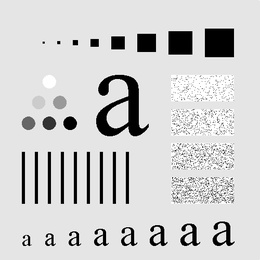
%> input picture pset8/Fig2.3.jpg, 260 x 260 px, shrunk from 500 x 500 before the run
$ octave p3.m   (GNU Octave 9; MATLAB toolbox functions it lacks are replaced by stand-ins)
%> lines starting %> are read from the running program, lines starting %| are printed output that depends on the picture
### pset8/haar_dwt2D.m


function [LL, LH, HL, HH, img]=haar_dwt2D(j,img)
    [m, n]=size(img);
%     cnt = 0;
    for i=1:m       %每一行进行分解
        x=ddwt(j,img(i,:));
%         cnt = cnt + 1
        img(i,:)=x;
    end

    for t=1:n       %每一列进行分解
       x=ddwt(j,img(:,t).');
%        cnt = cnt + 1
       img(:,t)=x;
    end
    % [5 lines of commented-out code are left out]
    LL=img(1:m/2,1:n/2);          %行列都是低频
    LH=img(1:m/2,n/2+1:n);        %行低频列高频
    HL=img(m/2+1:m,1:n/2);        %行高频列低频
    HH=img(m/2+1:m,n/2+1:n);      %行列都是高频
end

### pset8/ddwt.m
function new = ddwt(order, x)

% 每次修改这里的原始数据, 个数最好是2^n
% x = [9 7 3 5];
%  x = [2 5 8 9 7 4 -1 1];
% x = [2 5 8 9 7 4 -1 1 2 1 8 3 8 0 3 1];
x = double(x);
order_max = log(length(x))/log(2);
% fprintf('当前数据最多分解%d阶\n',order_max);
% order = double(input('自定义分解阶数( order<order_max ):'));

% matlab默认的haar小波基函数:
low = [1/sqrt(2) 1/sqrt(2)];
high = [1/sqrt(2) -1/sqrt(2)];

new = zeros(1,length(x));  % 最后结果 —— 均值 + 差值
ave = zeros(1,length(x)/2);   % 均值(低频)记录
dec = zeros(1,length(x)/2);   % 差值(高频)记录

% 小波循环分解部分: 其实就是低通和高通2种情况的卷积计算
m = 1;
xtmp = x;
for norder = 1:order
    for n = 1:2:length(xtmp)
        ave(m) = sum(xtmp(n:n+1).*low);
        dec(m) = sum(xtmp(n:n+1).*high);
        m = m + 1;
    end
    % 下面2句的赋值过程, 总体是从后往前赋值的~
    % 进入过的高频就不会动了; 进入的低频再下次就会被自己分解出的高频和低频取代——总体从后往前√
    new( length(xtmp)/2+1:length(xtmp) ) = dec( 1:2^(order_max-norder) ); % 记录每次更新的高频内容;
    new( 1:length(xtmp)/2 ) = ave( 1:2^(order_max-norder) );              % 记录每次更新的低频内容；
    xtmp = ave( 1:2^(order_max-norder) );
    m = 1;
end

% fprintf('手写%d级分解结果为:\n',order);
% new
%
% fprintf('matlab自带%d级分解结果为:\n',order);
% wavedec(x,order,'haar')

### pset8/ihaar_dwt2D.m
function y=ihaar_dwt2D(dim,x)
% 函数 MYWAVEREC2() 对输入的分解系数矩阵x进行 dim 层重构，得到重构矩阵 y
% 输入参数：x ——分解系数矩阵；
%           dim ——重构层数；
% 输出参数：y ——重构矩阵。
% 绘制分解图像
xd=uint8(x);            % 将输入矩阵的数据格式转换为适合显示图像的uint8格式
[m,n]=size(x);          % 求出输入矩阵的行列数
for i=1:dim             % 对转换矩阵xd进行分界线处理
    m=m-mod(m,2);
    n=n-mod(n,2);
    xd(m/2,1:n)=255;
    xd(1:m,n/2)=255;
    m=m/2;n=n/2;
end
% figure;
% subplot(121);imshow(xd);title([ num2str(dim) ' 层小波分解图像']); % 画出带有分界线的分解图像

% 重构图像
xr=double(x);           % 将输入矩阵的数据格式转换回适合数值处理的double格式
[row,col]=size(xr);     % 求出转换矩阵xr的行列数
for i=dim:-1:1          % 重构次序是从内层往外层进行，所以先抽取矩阵 xr 的最内层分解矩阵进行重构
    tmp=xr(1:floor(row/2^(i-1)),1:floor(col/2^(i-1)));       % 重构的内层矩阵的行列数均为矩阵xr的2^(i-1)

    [rt1,ct1]=size(tmp);                         % 读取待重构矩阵 tmp 的行列数
    rt=rt1-mod(rt1,2);ct=ct1-mod(ct1,2);
    rLL=tmp(1:rt/2,1:ct/2);                    % 将待重构矩阵 tmp 分解为四个部分
    rHL=tmp(1:rt/2,ct/2+1:ct);
    rLH=tmp(rt/2+1:rt,1:ct/2);
    rHH=tmp(rt/2+1:rt,ct/2+1:ct);
    tmp(1:rt,1:ct)=idwt2_one(rLL,rHL,rLH,rHH);              % 将重构结果返回到矩阵 tmp

    xr(1:rt1,1:ct1)=tmp;       % 把矩阵 tmp 的数据返回到矩阵 xr 的相应区域，准备下一个外层的重构
end
% y=xr;                    % 重构结束后得到的矩阵xr即为输出矩阵 y
y=uint8(xr);            % 将矩阵xr的数据格式转换为适合显示图像的uint8格式
% subplot(122);imshow(yu);title('小波重构图像');

### pset8/idwt2_one.m
function y=idwt2_one(LL,HL,LH,HH)
% 函数 MYIDWT2() 对输入的子矩阵序列进行逆小波变换，重构出矩阵 y
% 输入参数：LL,HL,LH,HH —— 是四个大小均为 r*c 维的矩阵
% 输出参数：y —— 是一个大小为 2r*2c 维的矩阵

lpr=[1 1];hpr=[1 -1];           % 默认的低通、高通滤波器
tmp_mat=[LL,HL;LH,HH];          % 将输入的四个矩阵组合为一个矩阵
[row,col]=size(tmp_mat);        % 求出组合矩阵的行列数

for k=1:col                     % 首先对组合矩阵tmp_mat的每一列，分开成上下两半
    ca1=tmp_mat(1:row/2,k);     % 分开的两部分分别作为平均系数序列ca1、细节系数序列cd1
    cd1=tmp_mat(row/2+1:row,k);
    tmp1=idwt(ca1,cd1,lpr,hpr);   % 重构序列
    yt(:,k)=tmp1;                % 将重构序列存入待输出矩阵 yt 的相应列，此时 y=[L|H]
end

for j=1:row                     % 将输出矩阵 y 的每一行，分开成左右两半
    ca2=yt(j,1:col/2);           % 分开的两部分分别作为平均系数序列ca2、细节系数序列cd2
    cd2=yt(j,col/2+1:col);
    tmp2=idwt(ca2,cd2,lpr,hpr);   % 重构序列
    yt(j,:)=tmp2;                % 将重构序列存入待输出矩阵 yt 的相应行，得到最终的输出矩阵 y=yt
end
y=yt;

### pset8/p3.m
img = imread('Fig2.3.jpg');
%> img is the input picture: size 260x260 uint8; min 0, max 255, mean 207.3
img_p = padarray(img, [6, 6]);
% subplot(2, 2, 4);imshow(img_p, []);title('origin');
j = 1; %scale
[LL, LH, HL, HH, ~]= haar_dwt2D(j,img_p);
%> after the loop in haar_dwt2D, `for i=1:m`:
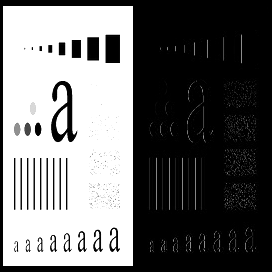
%> img: size 272x272 uint8; min 0, max 255, mean 108.4
[m, n] = size(HH);
%> m = 136; n = 136
LLp = zeros(m, n);
LHp = zeros(m, n);
HLp = zeros(m, n);
HHp = zeros(m, n);
img_a = [LLp, LH; HL, HH];
img_ai = ihaar_dwt2D(j, img_a);
%> after the loop in ihaar_dwt2D, `for i=1:dim`:
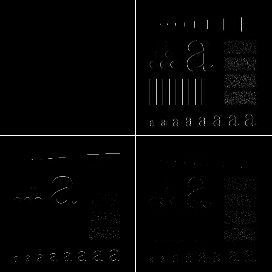
%> xd: size 272x272 uint8; min 0, max 255, mean 3.7
subplot(2, 2, 1);imshow(img_ai, []);title('a');

img_b = [LL, LHp; HL, HHp];
img_bi = ihaar_dwt2D(j, img_b);
%> call 2 of ihaar_dwt2D, with dim = 1
%> after the loop in ihaar_dwt2D (call 2), `for i=1:dim`: xd: size 272x272 uint8; min 0, max 255, mean 56.2
%> after the loop in ihaar_dwt2D (call 2), `for i=dim:-1:1`:
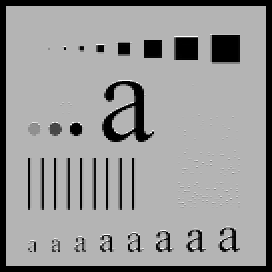
%> tmp: size 272x272 double; min 0, max 361, mean 216; drawn with min black and max white
subplot(2, 2, 2);imshow(img_bi, []);title('b');

img_c = [LL, LH; HLp, HHp];
img_ci = ihaar_dwt2D(j, img_c);
%> call 3 of ihaar_dwt2D, with dim = 1
%> after the loop in ihaar_dwt2D (call 3), `for i=1:dim`:
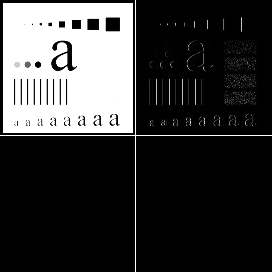
%> xd: size 272x272 uint8; min 0, max 255, mean 57.1
%> after the loop in ihaar_dwt2D (call 3), `for i=dim:-1:1`:
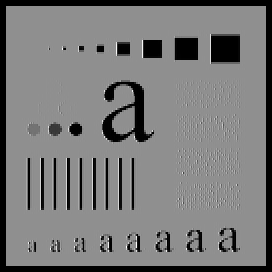
%> tmp: size 272x272 double; min 0, max 452, mean 216; drawn with min black and max white
%> in ihaar_dwt2D (call 3), `y=uint8(xr);`:
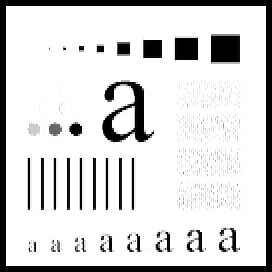
%> y: size 272x272 uint8; min 0, max 255, mean 214
subplot(2, 2, 3);imshow(img_ci, []);title('c');
img_d = [LL, LHp; HLp, HHp];
img_di = ihaar_dwt2D(j, img_d);
%> call 4 of ihaar_dwt2D, with dim = 1
%> after the loop in ihaar_dwt2D (call 4), `for i=1:dim`:
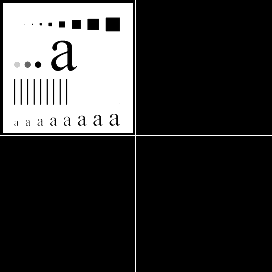
%> xd: size 272x272 uint8; min 0, max 255, mean 55.9
subplot(2, 2, 4);imshow(img_di, []);title('d');
